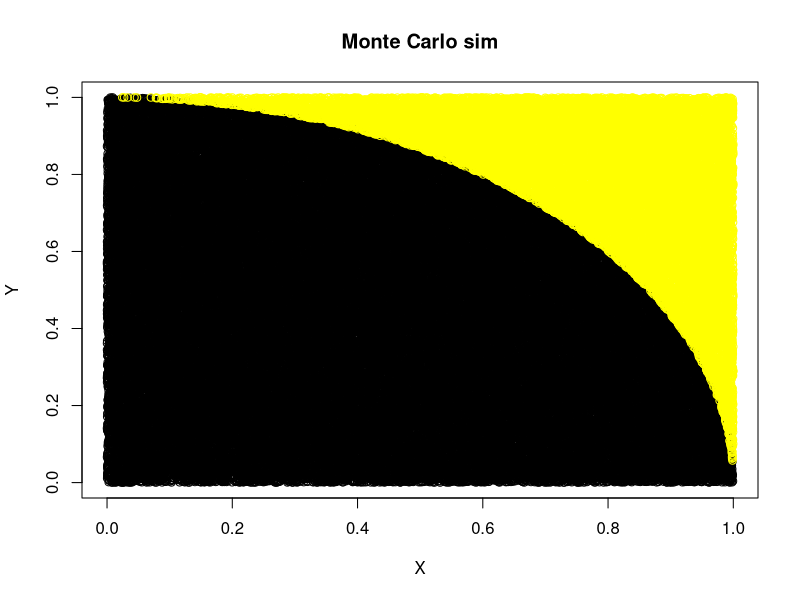
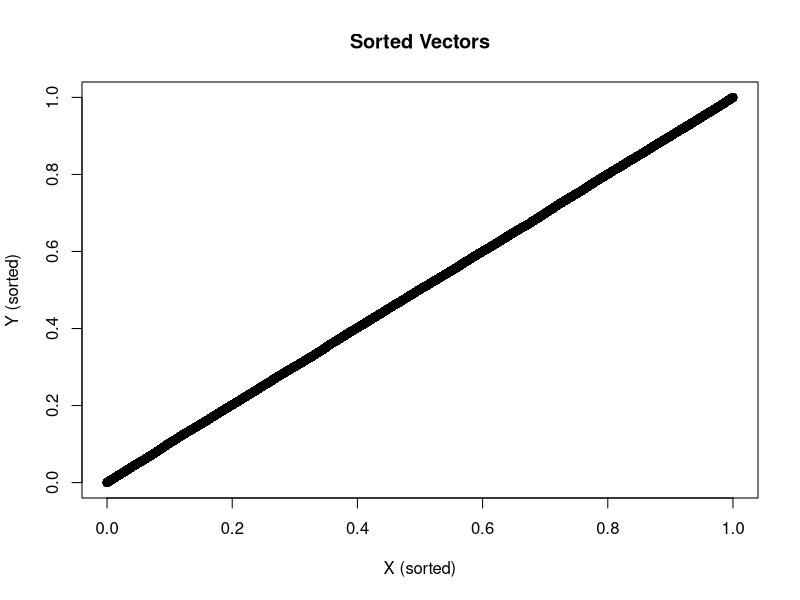

Reproduce these figures in R, in order.
# a script to estimate the value of pi using the Monte Carlo calculation

set.seed(0.537916728589)

# random vectors of length 100k
x = runif(100000)
y = runif(100000)

# radius
z = sqrt(x^2 + y^2)

# count the number of points inside the quarter-circle
inside_circle = which(z <= 1)
outside_circle = which(z > 1)
pi_estimate = length(inside_circle) * 4 / length(z)

# print the estimated value of pi
print(paste("Estimated value of pi:", pi_estimate))

# sort the vectors
x_sorted = sort(x)
y_sorted = sort(y)

# make some plots
plot(x[inside_circle], y[inside_circle], xlab="X", ylab="Y", main="Monte Carlo sim")
points(x[outside_circle], y[outside_circle], col='yellow')

# plot sorted vectors
plot(x_sorted, y_sorted, xlab="X (sorted)", ylab="Y (sorted)", main="Sorted Vectors")

